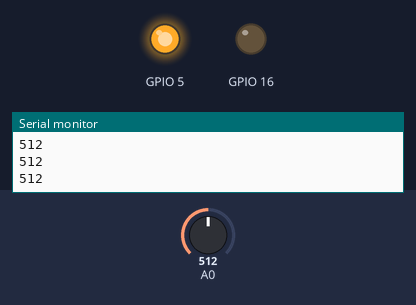
This sketch was run on a simulated ESP8266 (NodeMCU). Parts: output pins drawn as LEDs (lit = HIGH), the last lines printed to the serial monitor. The test bench sets the inputs (shaded band); at power-on: A0 = 512. WiFi joins after 1.5 s; servers stay silent unless stated.

Above: at 3.0 s.
3.1 s: A0 set to 198
4.6 s: A0 set to 173
At 5.0 s:
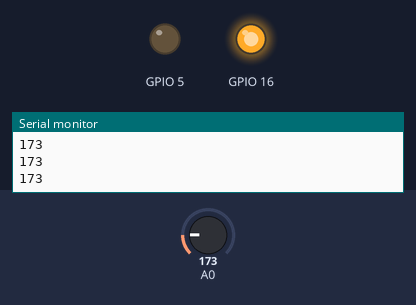
6.1 s: A0 set to 200
At 7.3 s:
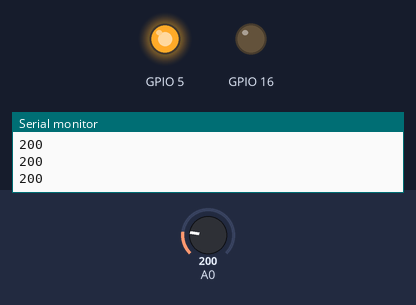
7.6 s: A0 set to 180
At 8.6 s:
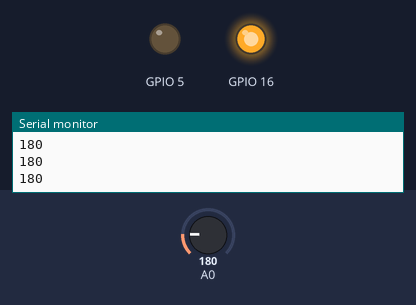
Timing chart, 0 to 10.1 s (numbered marks = the images above; inputs shaded):
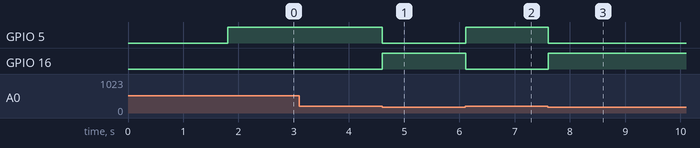

Measured:
- the behaviour switches between 190 and 189 on A0 (found by bisection; images 0 and 1)
- after the input at 4.6 s, GPIO 5: HIGH → LOW at once; GPIO 16: LOW → HIGH at once
- after the input at 6.1 s, GPIO 5: LOW → HIGH at once; GPIO 16: HIGH → LOW at once
- after the input at 7.6 s, GPIO 5: HIGH → LOW at once; GPIO 16: LOW → HIGH at once

The sketch:

MQ2_Gas_Sensor_with_nodeMCU.ino
```cpp
#define BLYNK_PRINT Serial
#include <ESP8266WiFi.h>
#include <BlynkSimpleEsp8266.h>
BlynkTimer timer;
char auth[] = "10023c1930134ee1be85bae0f3688312";
char ssid[] = "Priyal98";
char pass[] = "98231600";

int n;

void setup()
{

  Serial.begin(9600);

  Blynk.begin(auth, ssid, pass);
  // You can also specify server:
  //Blynk.begin(auth, ssid, pass, "blynk-cloud.com", 80);
  //Blynk.begin(auth, ssid, pass, IPAddress(192,168,1,100), 8080);
  pinMode(16,OUTPUT);
  pinMode(5,OUTPUT);
  timer.setInterval(1000L, sendUptime);
}


void sendUptime()
{
  Blynk.virtualWrite(V1, n);
}

void loop()
{
  Blynk.run();
  timer.run();

  n=analogRead(A0);
  Serial.println(n);

  if(n>190)
  {
     digitalWrite(16,LOW);
    digitalWrite(5,HIGH);
  }

  if(n<190)
  {
      digitalWrite(16,HIGH);
      digitalWrite(5,LOW);
  }

}
```
